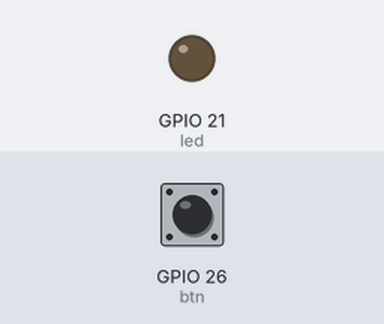
The program below on a simulated Raspberry Pi (BCM pin numbers). Shown: output pins drawn as LEDs (lit = HIGH). Inputs (shaded band) come from the test bench; at power-on: GPIO 26 (btn) LOW.

Above: at 1.2 s.
1.3 s: GPIO 26 (btn) pulled HIGH for 0.15 s
At 1.37 s:
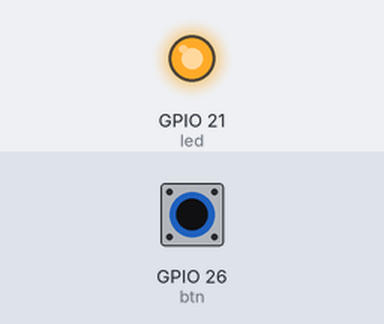
2.9 s: GPIO 26 (btn) pulled HIGH for 3.2 s
At 6.6 s:
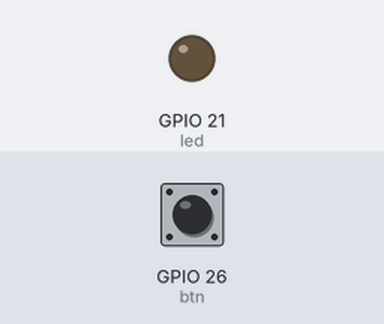
Timing chart, 0 to 8.1 s (numbered marks = the images above; inputs shaded):
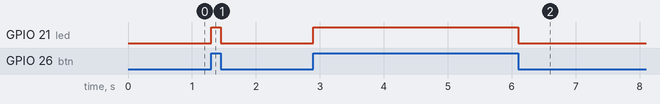

The program:

btn_led.py
```python
#!/usr/bin/env python

import RPi.GPIO as GPIO
import time

led = 21
btn = 26

GPIO.setmode(GPIO.BCM)
GPIO.setup(led,GPIO.OUT)
GPIO.setup(btn,GPIO.IN)
try:
	while True:
		GPIO.output(led, False)
		while GPIO.input(btn) == 1:
			GPIO.output(led, True)
except KeyboardInterrupt:
	GPIO.cleanup()
	print("bye")
```

Measured:
- after the input at 1.3 s, GPIO 21 (led): LOW → HIGH at once, → LOW 0.15 s later
- after the input at 2.9 s, GPIO 21 (led): LOW → HIGH at once, → LOW 3.2 s later
